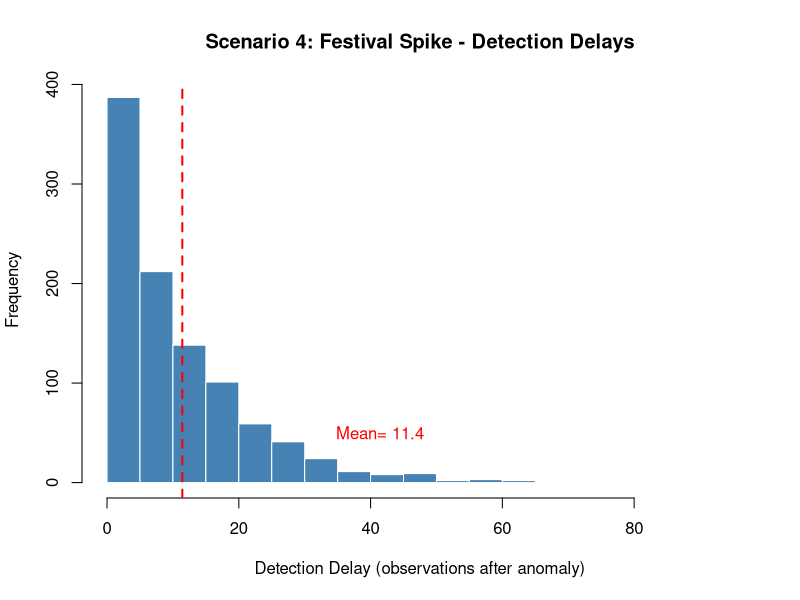

The R source for this figure:
## ---- chunk 1
knitr::opts_chunk$set(echo = TRUE)
## ---- chunk 2
#Scenario 2: Step change in variance (1 --> 4 at change_point)
#Data generation
# Step 1: Create 1,000 numbers

n <- 1000                    # total numbers
change_point <- 500          # anomaly starts here

# First 500 numbers: mean = 0, standard deviation = 1
normal_part <- rnorm(500, mean = 0, sd = 1)

# Last 500 numbers: mean = 1, standard deviation = 2
anomaly_part <- rnorm(500, mean = 1, sd = 2)

# Combine them into one sequence of 1,000 numbers
my_data <- c(normal_part, anomaly_part)

# Look at the first 20 numbers
head(data, 20)

## ---- chunk 3
#Robustified CUSUM
# Step 2:  Robustified CUSUM Method

robust_cusum_fixed <- function(x, delta = 1.5, burn_in = 50, threshold = 5) {
  
  # Huber's psi function (ignores extreme outliers)
psi_huber <- function(u, c = 1.345) {
  ifelse(abs(u) <= c, u, c * sign(u))
}
  n <- length(x)
  mu_hat <- numeric(n)      # stores estimated mean over time
  sigma_hat <- numeric(n)   # stores estimated standard deviation over time
  S <- numeric(n)           # stores the CUSUM alarm statistic
  
  # Start with first observation
  mu_hat[1] <- x[1]
  sigma_hat[1] <- 1
  S[1] <- 0
  
  # Process observations one by one
  for (t in 2:n) {
    # Standardized residual
    r <- (x[t] - mu_hat[t-1]) / sigma_hat[t-1]
    
    # Update mean estimate (recursive M-estimator)
    psi_val <- psi_huber(r)
    mu_hat[t] <- mu_hat[t-1] + (1/t) * psi_val * sigma_hat[t-1]
    
    # Update standard deviation estimate (robust scale)
    chi_val <- psi_val^2 / 0.6827  # 0.6827 = expected value for normal
    sigma_hat[t] <- sqrt(sigma_hat[t-1]^2 + (1/(t-1)) * (chi_val * sigma_hat[t-1]^2 - sigma_hat[t-1]^2))
    
    # Update CUSUM alarm statistic
    r_new <- (x[t] - mu_hat[t-1]) / sigma_hat[t-1]
    # Only start monitoring after burn-in period
    if (t > burn_in) {
      S[t] <- max(0, S[t-1] + r_new - delta)
    } else {
      S[t] <- 0
    }
  }
  
  return(S)
}
# Run with burn-in period
result_fixed <- robust_cusum_fixed(my_data, delta = 1.5, burn_in = 50, threshold = 5)

# Find first alarm after burn-in
alarm_indices <- which(result_fixed > 5)
alarm_indices[1]

## ---- chunk 4
# Check if any alarm happened before the anomaly
pre_anomaly_alarms <- which(result_fixed[1:500] > 5)
cat("Detection delay:", alarm_indices[1] - change_point, "observations\n")
if (length(pre_anomaly_alarms) == 0) {
  cat("No false alarms before anomaly. Good!\n")
} else {
  cat("False alarms at:", pre_anomaly_alarms, "\n")
}

## ---- chunk 5
# ============================================
# Full Simulation: 1,000 Runs
# Robustified CUSUM with Burn-in
# ============================================

# Clear and set seed for reproducibility
rm(list = ls())
set.seed(123)

# Parameters
n_sim <- 1000          # number of simulations
n <- 1000              # observations per simulation
change_point <- 500    # anomaly starts here
burn_in <- 50          # wait 50 observations before monitoring
threshold <- 5         # alarm threshold
delta <- 1.5           # CUSUM reference value

# Store results
detection_delays <- c()

# Define the robust CUSUM function
robust_cusum_fixed <- function(x, delta = 1.5, burn_in = 50) {
  
  psi_huber <- function(u, c = 1.345) {
    ifelse(abs(u) <= c, u, c * sign(u))
  }
  
  n <- length(x)
  mu_hat <- numeric(n)
  sigma_hat <- numeric(n)
  S <- numeric(n)
  
  mu_hat[1] <- x[1]
  sigma_hat[1] <- 1
  S[1] <- 0
  
  for (t in 2:n) {
    r <- (x[t] - mu_hat[t-1]) / sigma_hat[t-1]
    psi_val <- psi_huber(r)
    mu_hat[t] <- mu_hat[t-1] + (1/t) * psi_val * sigma_hat[t-1]
    chi_val <- psi_val^2 / 0.6827
    sigma_hat[t] <- sqrt(sigma_hat[t-1]^2 + (1/(t-1)) * (chi_val * sigma_hat[t-1]^2 - sigma_hat[t-1]^2))
    r_new <- (x[t] - mu_hat[t-1]) / sigma_hat[t-1]
    
    if (t > burn_in) {
      S[t] <- max(0, S[t-1] + r_new - delta)
    } else {
      S[t] <- 0
    }
  }
  
  return(S)
}

# Run simulations
cat("Starting", n_sim, "simulations...\n")
cat("This will take about 5-10 minutes\n\n")

for (i in 1:n_sim) {
  
  # Generate data for this simulation
  normal_part <- rnorm(change_point, mean = 0, sd = 1)
  anomaly_part <- rnorm(n - change_point, mean = 1, sd = 2)
  my_data <- c(normal_part, anomaly_part)
  
  # Run robust CUSUM
  S <- robust_cusum_fixed(my_data, delta = delta, burn_in = burn_in)
  
  # Find first alarm after anomaly starts (observation 500)
  S_after_change <- S[change_point:length(S)]
  alarm_index <- which(S_after_change > threshold)[1]
  
  if (!is.na(alarm_index)) {
    alarm_time <- change_point + alarm_index - 1
    delay <- alarm_time - change_point
    detection_delays <- c(detection_delays, delay)
  }
  
  # Show progress every 100 simulations
  if (i %% 100 == 0) {
    cat("Completed", i, "simulations\n")
  }
}

# Results
cat("\n========== RESULTS ==========\n")
cat("Number of successful detections:", length(detection_delays), "out of", n_sim, "\n")
cat("Average detection delay:", mean(detection_delays), "observations\n")
cat("Minimum detection delay:", min(detection_delays), "\n")
cat("Maximum detection delay:", max(detection_delays), "\n")
#standard deviation
sd(detection_delays)

## ---- chunk 6
library(ggplot2)
# Create the ggplot histogram
scenario_2_plot<-ggplot(data = data.frame(detection_delays), aes(x = detection_delays)) +
  geom_histogram(bins = 30, fill = "steelblue", color = "white") +
  labs(
    title = "Scenario 1: Distribution of Detection Delays",
    x = "Detection Delay (observations after anomaly)",
    y = "Frequency"
  ) +

  geom_vline(
    aes(xintercept = mean(detection_delays)),
    color = "red",
    linewidth = 2,
    linetype = "dashed"
  ) +
  annotate(
    "text",
    x = mean(detection_delays) + 80,
    y = 50,
    label = paste("Mean =", round(mean(detection_delays), 1)),
    color = "red"
  ) +
  theme_minimal()
ggsave("scenario_2.tiff",scenario_2_plot, dpi = 300)


## ---- chunk 7
# Standard CUSUM function (for comparison)
standard_cusum <- function(x, delta = 0.5, burn_in = 50, threshold = 5) {
  
  n <- length(x)
  mu_hat <- numeric(n)
  sigma_hat <- numeric(n)
  S <- numeric(n)
  
  # Initial estimates from first 50 observations
  mu_hat[1:burn_in] <- mean(x[1:burn_in])
  sigma_hat[1:burn_in] <- sd(x[1:burn_in])
  S[1] <- 0
  
  for (t in (burn_in+1):n) {
    r <- (x[t] - mu_hat[t-1]) / sigma_hat[t-1]
    S[t] <- max(0, S[t-1] + r - delta)
  }
  
  return(S)
}

# Run standard CUSUM once to see if it works
my_data <- c(rnorm(500, mean = 0, sd = 1), rnorm(500, mean = 1, sd = 2))
S_standard <- standard_cusum(my_data, delta = 0.5, burn_in = 50, threshold = 5)

# Find first alarm after anomaly
S_after <- S_standard[500:1000]
alarm_index <- which(S_after > 5)[1]

if (!is.na(alarm_index)) {
  cat("Standard CUSUM alarm at observation:", 500 + alarm_index - 1, "\n")
} else {
  cat("Standard CUSUM never raised alarm\n")
}
# Check the standard CUSUM values
summary(S_standard)
## ---- chunk 8
# ============================================
# Scenario 3: Pure Variance Change Simulation
# Mean stays constant (μ = 0)
# Variance increases: 1 -> 4 at t = 500
# ============================================

rm(list = ls())
set.seed(123)

# Parameters
n_sim <- 1000
n <- 1000
change_point <- 500
burn_in <- 50
threshold <- 5
delta <- 1.5

# Store results
detection_delays <- c()

# Define the robust CUSUM function
robust_cusum_fixed <- function(x, delta = 1.5, burn_in = 50) {
  
  psi_huber <- function(u, c = 1.345) {
    ifelse(abs(u) <= c, u, c * sign(u))
  }
  
  n <- length(x)
  mu_hat <- numeric(n)
  sigma_hat <- numeric(n)
  S <- numeric(n)
  
  mu_hat[1] <- x[1]
  sigma_hat[1] <- 1
  S[1] <- 0
  
  for (t in 2:n) {
    r <- (x[t] - mu_hat[t-1]) / sigma_hat[t-1]
    psi_val <- psi_huber(r)
    mu_hat[t] <- mu_hat[t-1] + (1/t) * psi_val * sigma_hat[t-1]
    chi_val <- psi_val^2 / 0.6827
    sigma_hat[t] <- sqrt(sigma_hat[t-1]^2 + (1/(t-1)) * (chi_val * sigma_hat[t-1]^2 - sigma_hat[t-1]^2))
    r_new <- (x[t] - mu_hat[t-1]) / sigma_hat[t-1]
    
    if (t > burn_in) {
      S[t] <- max(0, S[t-1] + r_new - delta)
    } else {
      S[t] <- 0
    }
  }
  
  return(S)
}

# Run simulations
cat("Running 1,000 simulations for Pure Variance Change (μ stays 0, σ: 1 -> 2)...\n")

for (i in 1:n_sim) {
  
  # Generate pure variance change data
  # Mean is ALWAYS 0 (both before and after)
  normal_part <- rnorm(change_point, mean = 0, sd = 1)      # variance = 1
  anomaly_part <- rnorm(n - change_point, mean = 0, sd = 2) # variance = 4
  my_data <- c(normal_part, anomaly_part)
  
  # Run robust CUSUM
  S <- robust_cusum_fixed(my_data, delta = delta, burn_in = burn_in)
  
  # Find first alarm after anomaly starts
  S_after_change <- S[change_point:length(S)]
  alarm_index <- which(S_after_change > threshold)[1]
  
  if (!is.na(alarm_index)) {
    alarm_time <- change_point + alarm_index - 1
    delay <- alarm_time - change_point
    detection_delays <- c(detection_delays, delay)
  }
  
  if (i %% 100 == 0) {
    cat("Completed", i, "simulations\n")
  }
}

# Results
cat("\n========== RESULTS ==========\n")
cat("Successful detections:", length(detection_delays), "out of", n_sim, "\n")
cat("Average detection delay:", mean(detection_delays), "observations\n")
cat("Standard deviation:", round(sd(detection_delays), 2), "\n")
cat("Minimum delay:", min(detection_delays), "\n")
cat("Maximum delay:", max(detection_delays), "\n")

## ---- chunk 9
library(ggplot2)
# Create the ggplot histogram
scenario3_plot<-ggplot(data = data.frame(detection_delays), aes(x = detection_delays)) +
  geom_histogram(bins = 30, fill = "steelblue", color = "white") +
  labs(
    title = "Scenario 3: Pure Variance Change: Detection Delays",
    x = "Detection Delay (observations after variance increase)",
    y = "Frequency"
  ) +
  geom_vline(
    aes(xintercept = mean(detection_delays)),
    color = "red",
    linewidth = 2,
    linetype = "dashed"
  ) +
  annotate(
    "text",
    x = mean(detection_delays) + 70,
    y = 50,
    label = paste("Mean =", round(mean(detection_delays), 1)),
    color = "red"
  ) +
  theme_minimal()
ggsave("scenario_3.tiff",scenario3_plot, dpi = 300)
## ---- chunk 10
#Scenario 4: Festival spike(UPI-like)
# Clear and set seed
rm(list = ls())
set.seed(123)

# Parameters
n <- 1000
change_point <- 500      # anomaly starts here
spike_end <- 600         # festival spike ends here

# Create empty data vector
my_data <- numeric(n)

# Generate data
for (t in 1:n) {
  if (t < change_point) {
    # Before anomaly: mean 0, sd 1
    my_data[t] <- rnorm(1, mean = 0, sd = 1)
  } else if (t <= spike_end) {
    # During festival spike: mean 1, sd 3 (variance 9)
    my_data[t] <- rnorm(1, mean = 1, sd = 3)
  } else {
    # After spike: mean 1, sd 1 (variance back to 1)
    my_data[t] <- rnorm(1, mean = 1, sd = 1)
  }
}

# Look at first 20 and last 20
head(my_data, 20)
tail(my_data, 20)


# Your robust CUSUM function (same as before)
robust_cusum_fixed <- function(x, delta = 1.5, burn_in = 50, threshold = 5) {
  
  psi_huber <- function(u, c = 1.345) {
    ifelse(abs(u) <= c, u, c * sign(u))
  }
  
  n <- length(x)
  mu_hat <- numeric(n)
  sigma_hat <- numeric(n)
  S <- numeric(n)
  
  mu_hat[1] <- x[1]
  sigma_hat[1] <- 1
  S[1] <- 0
  
  for (t in 2:n) {
    r <- (x[t] - mu_hat[t-1]) / sigma_hat[t-1]
    psi_val <- psi_huber(r)
    mu_hat[t] <- mu_hat[t-1] + (1/t) * psi_val * sigma_hat[t-1]
    chi_val <- psi_val^2 / 0.6827
    sigma_hat[t] <- sqrt(sigma_hat[t-1]^2 + (1/(t-1)) * (chi_val * sigma_hat[t-1]^2 - sigma_hat[t-1]^2))
    r_new <- (x[t] - mu_hat[t-1]) / sigma_hat[t-1]
    
    if (t > burn_in) {
      S[t] <- max(0, S[t-1] + r_new - delta)
    } else {
      S[t] <- 0
    }
  }
  
  return(S)
}


# Run robust CUSUM
result <- robust_cusum_fixed(my_data, delta = 1.5, burn_in = 50)

# Find first alarm after anomaly starts (observation 500)
S_after <- result[500:1000]
alarm_index <- which(S_after > 5)[1]

if (!is.na(alarm_index)) {
  alarm_time <- 500 + alarm_index - 1
  cat("Alarm raised at observation:", alarm_time, "\n")
  cat("Detection delay:", alarm_time - 500, "observations\n")
} else {
  cat("No alarm raised\n")
}
## ---- chunk 11
# Full simulation for Scenario 4 (Festival Spike)

rm(list = ls())
set.seed(123)

n_sim <- 1000
n <- 1000
change_point <- 500
spike_end <- 600
burn_in <- 50
threshold <- 5
delta <- 1.5

detection_delays <- c()

# Define function
robust_cusum_fixed <- function(x, delta = 1.5, burn_in = 50) {
  
  psi_huber <- function(u, c = 1.345) {
    ifelse(abs(u) <= c, u, c * sign(u))
  }
  
  n <- length(x)
  mu_hat <- numeric(n)
  sigma_hat <- numeric(n)
  S <- numeric(n)
  
  mu_hat[1] <- x[1]
  sigma_hat[1] <- 1
  S[1] <- 0
  
  for (t in 2:n) {
    r <- (x[t] - mu_hat[t-1]) / sigma_hat[t-1]
    psi_val <- psi_huber(r)
    mu_hat[t] <- mu_hat[t-1] + (1/t) * psi_val * sigma_hat[t-1]
    chi_val <- psi_val^2 / 0.6827
    sigma_hat[t] <- sqrt(sigma_hat[t-1]^2 + (1/(t-1)) * (chi_val * sigma_hat[t-1]^2 - sigma_hat[t-1]^2))
    r_new <- (x[t] - mu_hat[t-1]) / sigma_hat[t-1]
    
    if (t > burn_in) {
      S[t] <- max(0, S[t-1] + r_new - delta)
    } else {
      S[t] <- 0
    }
  }
  return(S)
}

# Run simulations
cat("Running 1,000 simulations for Scenario 4 (Festival Spike)...\n")

for (i in 1:n_sim) {
  
  # Generate Scenario 4 data
  my_data <- numeric(n)
  for (t in 1:n) {
    if (t < change_point) {
      my_data[t] <- rnorm(1, mean = 0, sd = 1)
    } else if (t <= spike_end) {
      my_data[t] <- rnorm(1, mean = 1, sd = 3)
    } else {
      my_data[t] <- rnorm(1, mean = 1, sd = 1)
    }
  }
  
  # Run robust CUSUM
  S <- robust_cusum_fixed(my_data, delta = delta, burn_in = burn_in)
  
  # Find first alarm after anomaly starts
  S_after_change <- S[change_point:length(S)]
  alarm_index <- which(S_after_change > threshold)[1]
  
  if (!is.na(alarm_index)) {
    alarm_time <- change_point + alarm_index - 1
    delay <- alarm_time - change_point
    detection_delays <- c(detection_delays, delay)
  }
  
  if (i %% 100 == 0) {
    cat("Completed", i, "simulations\n")
  }
}

# Results
cat("\n========== SCENARIO 4 RESULTS ==========\n")
cat("Successful detections:", length(detection_delays), "out of", n_sim, "\n")
cat("Average detection delay:", mean(detection_delays), "observations\n")
cat("Standard deviation:", round(sd(detection_delays), 2), "\n")
cat("Minimum delay:", min(detection_delays), "\n")
cat("Maximum delay:", max(detection_delays), "\n")
## ---- chunk 12
library(ggplot2)
# Create the ggplot histogram
scenario4_plot<-ggplot(data = data.frame(detection_delays), aes(x = detection_delays)) +
  geom_histogram(bins = 30, fill = "steelblue", color = "white") +
  labs(
    title = "Scenario 2: Festival Spike - Detection Delays",
    x = "Detection Delay (observations after anomaly)",
    y = "Frequency"
  ) +
  geom_vline(
    aes(xintercept = mean(detection_delays)),
    color = "red",
    linewidth = 2,
    linetype = "dashed"
  ) +
  annotate(
    "text",
    x = mean(detection_delays) + 30,
    y = 50,
    label = paste("Mean =", round(mean(detection_delays), 1)),
    color = "red"
  ) +
  theme_minimal()
ggsave("scenario_4.tiff",scenario4_plot, dpi = 300)

## ---- chunk 13
# Histogram
hist(detection_delays, 
     main = "Scenario 4: Festival Spike - Detection Delays",
     xlab = "Detection Delay (observations after anomaly)",
     col = "steelblue",
     border = "white",
     breaks = 30)
abline(v = mean(detection_delays), col = "red", lwd = 2, lty = 2)
#add a text label for the mean
text(x=mean(detection_delays)+30, y=50,
     labels = paste("Mean=",round(mean(detection_delays),1)),
     col="red")
